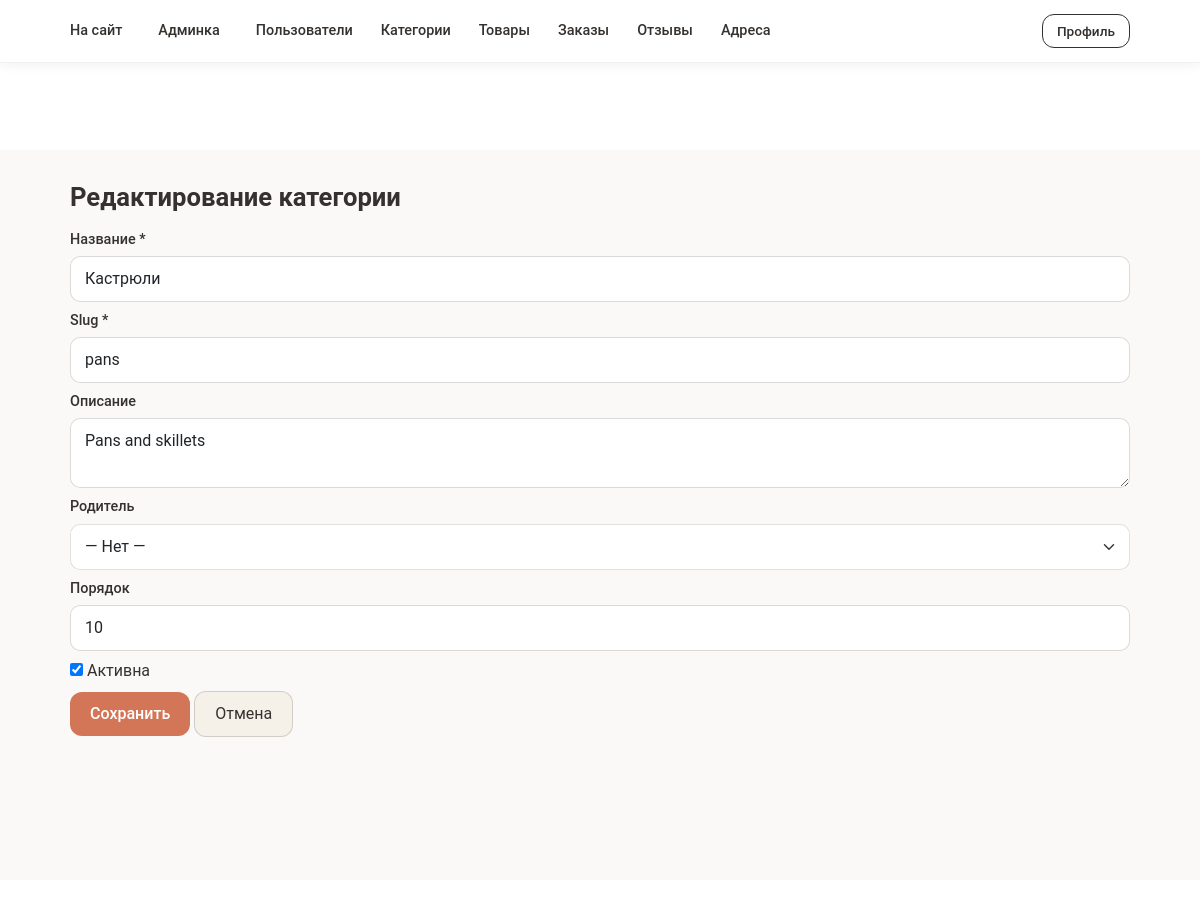
Page /admin/category_edit.php?id=1 (signed in) on the committed database.
### tables this page shows
CREATE TABLE `categories` (
  `id` int UNSIGNED NOT NULL,
  `parent_id` int UNSIGNED DEFAULT NULL,
  `name` varchar(255) NOT NULL,
  `slug` varchar(255) NOT NULL,
  `description` text,
  `sort_order` int NOT NULL DEFAULT '0',
  `is_active` tinyint(1) NOT NULL DEFAULT '1',
  `created_at` datetime NOT NULL DEFAULT (now()),
  `updated_at` datetime NOT NULL DEFAULT (now()) ON UPDATE CURRENT_TIMESTAMP
);

### admin/category_edit.php (the view, shortened to what this page needs)
<?php
require_once __DIR__ . '/common.php';
$id = isset($_GET['id']) ? (int)$_GET['id'] : 0;
$cat = null;
if ($id) {
    $stmt = $pdo->prepare('SELECT * FROM categories WHERE id = ?');
    $stmt->execute([$id]);
    $cat = $stmt->fetch();
}
$pageTitle = $cat ? 'Редактирование категории' : 'Новая категория';
require_once __DIR__ . '/header.php';
?>
<div class="container">
    <h1 class="mb-3"><?= $pageTitle ?></h1>
    <form method="post" class="mw-500">
        <?php $c = $cat ?: $_POST; ?>
        <div class="mb-2"><label class="form-label">Название *</label><input type="text" name="name" class="form-control" required value="<?= htmlspecialchars($c['name'] ?? '') ?>"></div>
        <div class="mb-2"><label class="form-label">Slug *</label><input type="text" name="slug" class="form-control" required value="<?= htmlspecialchars($c['slug'] ?? '') ?>"></div>
        <div class="mb-2"><label class="form-label">Описание</label><textarea name="description" class="form-control"><?= htmlspecialchars($c['description'] ?? '') ?></textarea></div>
        <div class="mb-2"><label class="form-label">Родитель</label><select name="parent_id" class="form-select"><option value="0">— Нет —</option></select></div>
        <div class="mb-2"><label class="form-label">Порядок</label><input type="number" name="sort_order" class="form-control" value="<?= (int)($c['sort_order'] ?? 0) ?>"></div>
        <div class="mb-2"><label><input type="checkbox" name="is_active" value="1" <?= ($c['is_active'] ?? 1) ? 'checked' : '' ?>> Активна</label></div>
        <button type="submit" class="btn btn-primary">Сохранить</button>
        <a href="categories.php" class="btn btn-secondary">Отмена</a>
    </form>
</div>
<?php require_once __DIR__ . '/footer.php';

### css/index.css (style rules this page uses)
* { padding: 0; margin: 0; border: 0; box-sizing: border-box; }
body { min-width: 320px; font-family: 'Roboto', sans-serif; color: #35312e; line-height: 1.5; }
html, body { height: 100%; width: 100%; scroll-behavior: smooth; --c-red: #670A18; --c-primary: #d37657; --c-dark: #35312e; --c-light: #f5f1e9; }
button { cursor: pointer; transition: all 0.3s ease; }
a { color: inherit; text-decoration: none; transition: color 0.3s ease, transform 0.3s ease; }
h1, h2, h3, h4, h5, h6 { font-weight: 400; text-wrap: balance; margin-bottom: 1rem; }
.container { max-width: 1344px; padding: 20px 15px; margin: 0 auto; }
.form-label { display: block; font-size: 0.9rem; margin-bottom: 0.35rem; color: var(--c-dark); }

### admin/css/admin.css (style rules this page uses)
:root { --c-primary: #d37657; --c-dark: #35312e; --c-light: #f5f1e9; --c-red: #670A18; }
.admin-page .container, .admin-container { max-width: 1100px; margin: 0 auto; padding: 0 20px; }
.admin-page .container > h1, .admin-page .mb-3:first-of-type { font-size: 1.6rem; font-weight: 600; color: var(--c-dark); margin-bottom: 1.25rem; }
.admin-page .container .form-label { font-weight: 500; color: var(--c-dark); margin-bottom: 0.35rem; }
.admin-page .container .form-control, .admin-page .container .form-select { border-radius: 10px; border: 1px solid rgba(0,0,0,0.12); padding: 10px 14px; }
.admin-page .container .btn-primary { background: var(--c-primary); border: none; border-radius: 12px; padding: 10px 20px; font-weight: 500; }
.admin-page .container .btn-secondary { background: var(--c-light); color: var(--c-dark); border: 1px solid rgba(0,0,0,0.15); border-radius: 12px; padding: 10px 20px; }

### rows in the picture
categories: name "Кастрюли", slug "pans", description "Pans and skillets", sort_order "10", is_active "☑"

### other values in the picture
$pageTitle "Редактирование категории"
